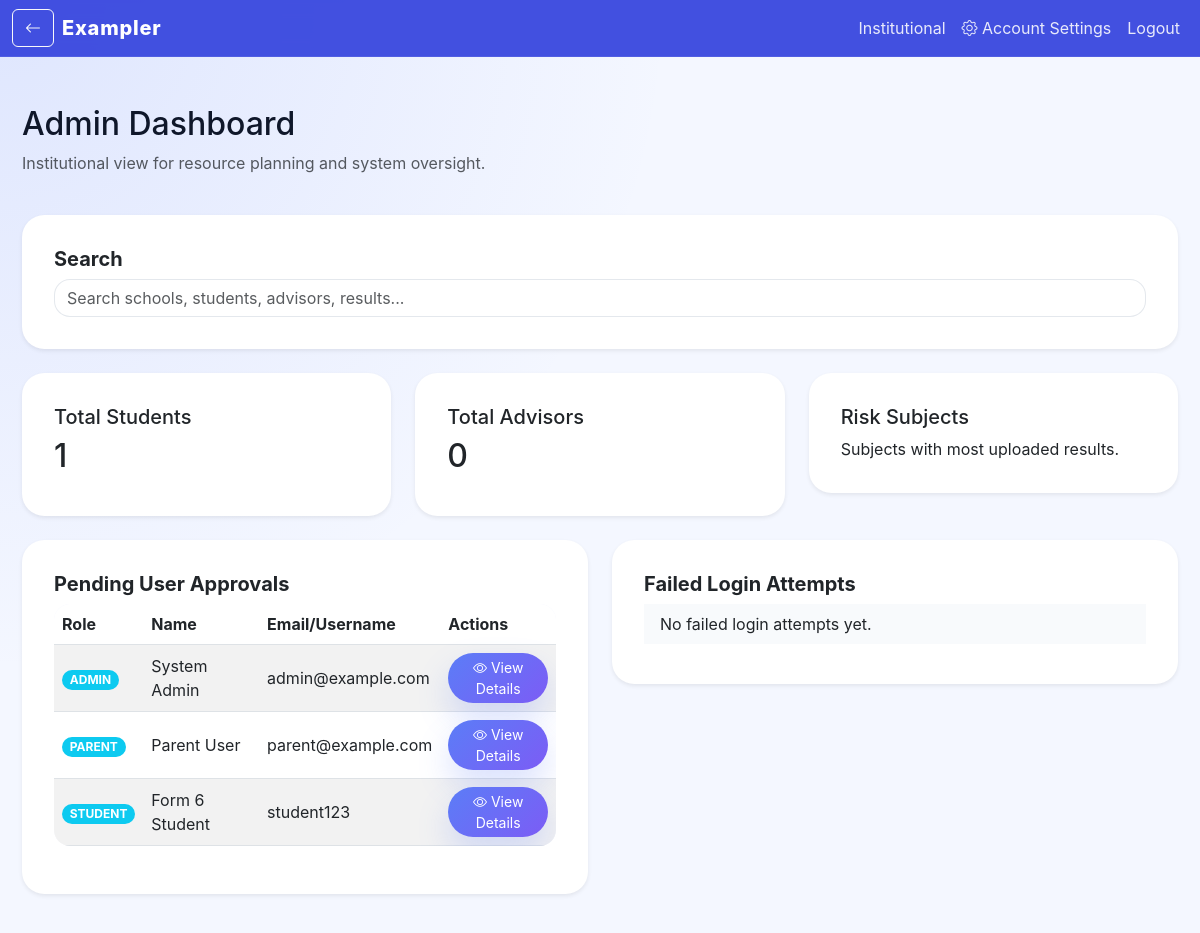
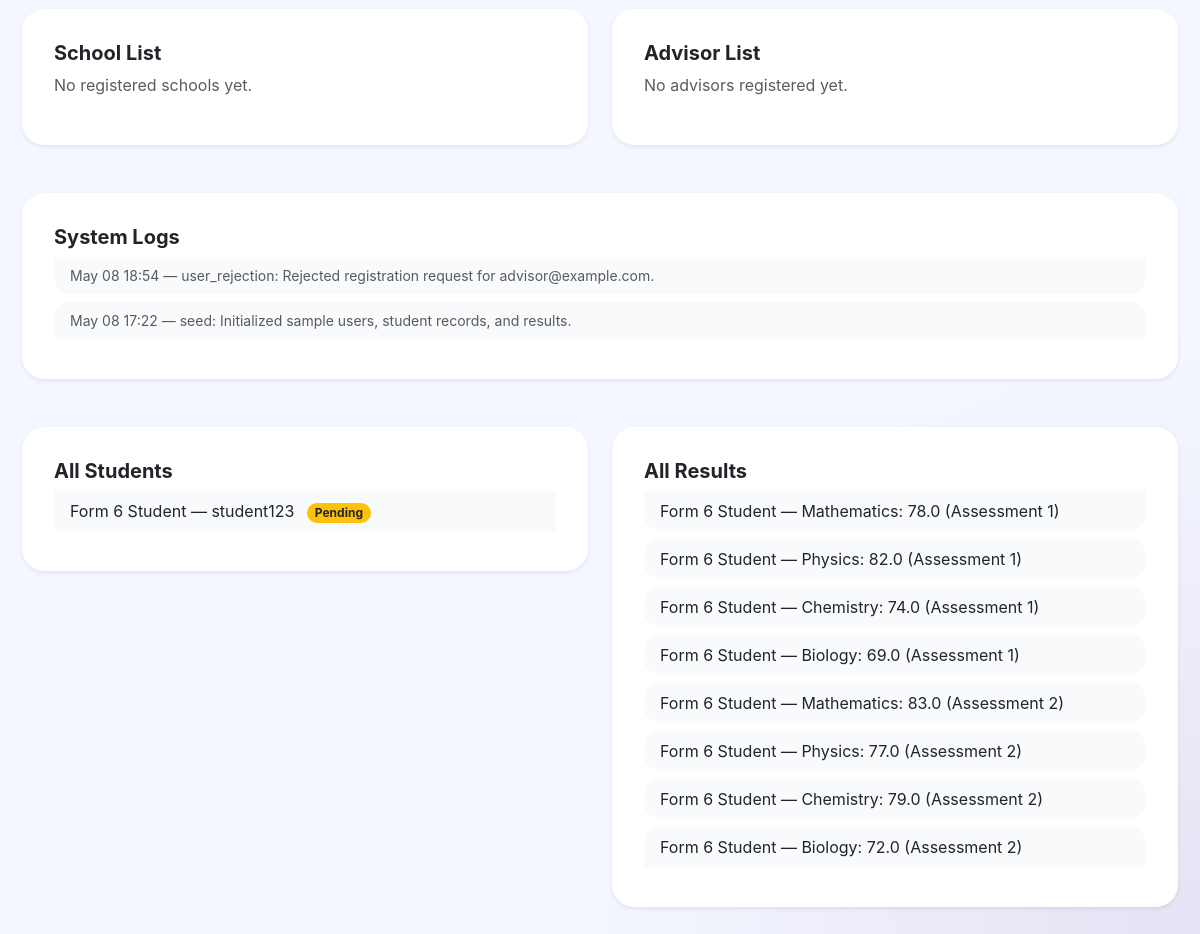
Screenshot of /dashboard/admin (signed in) with the database file from the repository (2 pictures, top to bottom).
### models.py (models this page shows)
class User(db.Model, UserMixin):
    __tablename__ = 'users'
    id = db.Column(db.Integer, primary_key=True)
    name = db.Column(db.String(120), nullable=False)
    email = db.Column(db.String(160), unique=True, nullable=True)  # Make email nullable for students who use username
    username = db.Column(db.String(120), unique=True, nullable=True)  # For students
    password_hash = db.Column(db.String(255), nullable=False)
    role = db.Column(db.String(20), nullable=False)
    school_name = db.Column(db.String(120), nullable=True)
    subjects = db.Column(db.String(255), nullable=True)  # Comma-separated
    phone = db.Column(db.String(20), nullable=True)
    home_address = db.Column(db.String(255), nullable=True)
    approved = db.Column(db.Boolean, nullable=False, default=False)
    rejected = db.Column(db.Boolean, nullable=False, default=False)
    registration_rule = db.Column(db.String(120), nullable=True)
    student_profile = db.relationship('Student', backref='user', uselist=False)
    notifications = db.relationship('Notification', backref='user', lazy=True)

class SystemLog(db.Model):
    __tablename__ = 'system_logs'
    id = db.Column(db.Integer, primary_key=True)
    event_type = db.Column(db.String(80), nullable=False)
    description = db.Column(db.String(255), nullable=False)
    timestamp = db.Column(db.DateTime, default=datetime.utcnow)

class Result(db.Model):
    __tablename__ = 'results'
    id = db.Column(db.Integer, primary_key=True)
    student_id = db.Column(db.Integer, db.ForeignKey('students.id'))
    subject = db.Column(db.String(80), nullable=False)
    score = db.Column(db.Float, nullable=False)
    assessment_name = db.Column(db.String(100), nullable=False)
    created_at = db.Column(db.DateTime, default=datetime.utcnow)

### app.py (the view)
@app.route('/dashboard/admin')
@login_required
def admin_dashboard():
    if current_user.role != 'admin':
        return redirect(url_for('index'))
    total_students = Student.query.count()
    total_teachers = User.query.filter_by(role='advisor', approved=True).count()
    pending_users = User.query.filter_by(approved=False).all()
    school_list = sorted({u.school_name for u in User.query.filter_by(role='advisor').all() if u.school_name})
    teachers = User.query.filter_by(role='advisor').all()
    failed_logins = SystemLog.query.filter_by(event_type='failed_login').order_by(SystemLog.timestamp.desc()).limit(5).all()
    risk_by_subject = db.session.query(Result.subject, db.func.count(Result.id)).group_by(Result.subject).all()
    logs = SystemLog.query.order_by(SystemLog.timestamp.desc()).limit(10).all()
    all_students = User.query.filter_by(role='student').all()
    all_results = Result.query.all()
    return render_template('admin_dashboard.html', total_students=total_students,
                           total_teachers=total_teachers, pending_users=pending_users,
                           school_list=school_list, teachers=teachers, failed_logins=failed_logins,
                           risk_by_subject=risk_by_subject, logs=logs, all_students=all_students,
                           all_results=all_results)

### app.py (called while the page is built)
@login_manager.user_loader
def load_user(user_id):
    return User.query.get(int(user_id))

@app.context_processor
def inject_unread_notifications():
    unread_count = 0
    if current_user.is_authenticated:
        unread_count = Notification.query.filter_by(user_id=current_user.id, read=False).count()
    return dict(unread_notification_count=unread_count)

### templates/admin_dashboard.html (shortened to what this page needs)
{% extends 'base.html' %}
{% block content %}
<div class="d-flex align-items-center justify-content-between mb-4">
  <div>
    <h2>Admin Dashboard</h2>
    <p class="text-muted">Institutional view for resource planning and system oversight.</p>
  </div>
</div>
<div class="row mb-4">
  <div class="col-md-12">
    <div class="card shadow-sm">
      <div class="card-body">
        <h5 class="card-title">Search</h5>
        <input type="text" id="searchInput" class="form-control" placeholder="Search schools, students, advisors, results...">
      </div>
    </div>
  </div>
</div>
<div class="row g-4 mb-4">
  <div class="col-md-4">
    <div class="card shadow-sm">
      <div class="card-body">
        <h5>Total Students</h5>
        <h2>{{ total_students }}</h2>
      </div>
    </div>
  </div>
  <div class="col-md-4">
    <div class="card shadow-sm">
      <div class="card-body">
        <h5>Total Advisors</h5>
        <h2>{{ total_teachers }}</h2>
      </div>
    </div>
  </div>
  <div class="col-md-4">
    <div class="card shadow-sm">
      <div class="card-body">
        <h5>Risk Subjects</h5>
        <p class="mb-0">Subjects with most uploaded results.</p>
      </div>
    </div>
  </div>
</div>
<div class="row g-4">
  <div class="col-lg-6">
    <div class="card shadow-sm">
      <div class="card-body">
        <h5 class="card-title">Pending User Approvals</h5>
        {% if pending_users %}
          <div class="table-responsive">
            <table class="table table-striped">
              <thead>
                <tr>
                  <th>Role</th>
                  <th>Name</th>
                  <th>Email/Username</th>
                  <th>Actions</th>
                </tr>
              </thead>
              <tbody class="searchable-table" id="pendingUsersTable">
                {% for user in pending_users %}
                  <tr>
                    <td><span class="badge bg-info">{{ user.role|upper }}</span></td>
                    <td>{{ user.name }}</td>
                    <td>{{ user.email or user.username }}</td>
                    <td>
                      <button class="btn btn-sm btn-primary" data-bs-toggle="modal" data-bs-target="#userDetailsModal"
                        data-user='{{ user_data|tojson|safe }}' onclick="loadUserDetails(this)">
                        <i class="bi bi-eye me-1"></i>View Details
                      </button>
                    </td>
                  </tr>
                {% endfor %}
              </tbody>
            </table>
          </div>
        {% else %}
          <p class="text-muted">No pending approvals.</p>
        {% endif %}
      </div>
    </div>
  </div>
  <div class="col-lg-6">
    <div class="card shadow-sm">
      <div class="card-body">
        <h5 class="card-title">Failed Login Attempts</h5>
        <ul class="list-group list-group-flush searchable-list" id="failedLoginsList">
          {% for event in failed_logins %}
            <li class="list-group-item small text-muted">{{ event.timestamp.strftime('%b %d %H:%M') }} — {{ event.description }}</li>
          {% else %}
            <li class="list-group-item">No failed login attempts yet.</li>
          {% endfor %}
        </ul>
      </div>
    </div>
  </div>
</div>
<div class="row g-4 mt-4">
  <div class="col-lg-6">
    <div class="card shadow-sm">
      <div class="card-body">
        <h5 class="card-title">School List</h5>
        {% if school_list %}
          <ul class="list-group list-group-flush searchable-list" id="schoolsList">
            {% for school in school_list %}
              <li class="list-group-item">{{ school }}</li>
            {% endfor %}
          </ul>
        {% else %}
          <p class="text-muted">No registered schools yet.</p>
        {% endif %}
      </div>
    </div>
  </div>
  <div class="col-lg-6">
    <div class="card shadow-sm">
      <div class="card-body">
        <h5 class="card-title">Advisor List</h5>
        {% if teachers %}
          <ul class="list-group list-group-flush searchable-list" id="advisorsList">
            {% for teacher in teachers %}
              <li class="list-group-item">
                {{ teacher.name }} — {{ teacher.email }}
                {% if not teacher.approved %}
                  <span class="badge bg-warning text-dark ms-2">Pending</span>
                {% endif %}
              </li>
            {% endfor %}
          </ul>
        {% else %}
          <p class="text-muted">No advisors registered yet.</p>
        {% endif %}
      </div>
    </div>
  </div>
</div>
<div class="row g-4 mt-4">
  <div class="col-lg-12">
    <div class="card shadow-sm">
      <div class="card-body">
        <h5 class="card-title">System Logs</h5>
        <ul class="list-group list-group-flush searchable-list" id="systemLogsList">
          {% for log in logs %}
            <li class="list-group-item small text-muted">{{ log.timestamp.strftime('%b %d %H:%M') }} — {{ log.event_type }}: {{ log.description }}</li>
          {% else %}
            <li class="list-group-item">No log entries yet.</li>
          {% endfor %}
        </ul>
      </div>
    </div>
  </div>
</div>
<div class="row g-4 mt-4">
  <div class="col-lg-6">
    <div class="card shadow-sm">
      <div class="card-body">
        <h5 class="card-title">All Students</h5>
        {% if all_students %}
          <ul class="list-group list-group-flush searchable-list" id="studentsList">
            {% for student in all_students %}
              <li class="list-group-item">
                {{ student.name }} — {{ student.email or student.username }}
                {% if not student.approved %}
                  <span class="badge bg-warning text-dark ms-2">Pending</span>
                {% endif %}
              </li>
            {% endfor %}
          </ul>
        {% else %}
          <p class="text-muted">No students registered yet.</p>
        {% endif %}
      </div>
    </div>
  </div>
  <div class="col-lg-6">
    <div class="card shadow-sm">
      <div class="card-body">
        <h5 class="card-title">All Results</h5>
        {% if all_results %}
          <ul class="list-group list-group-flush searchable-list" id="resultsList">
            {% for result in all_results %}
              <li class="list-group-item">
                {{ result.student.user.name }} — {{ result.subject }}: {{ result.score }} ({{ result.assessment_name }})
              </li>
            {% endfor %}
          </ul>
        {% else %}
          <p class="text-muted">No results uploaded yet.</p>
        {% endif %}
      </div>
    </div>
  </div>
</div>
{% endblock %}

### static/css/style.css (style rules this page uses)
:root { color-scheme: light; --surface: #f4f7ff; --surface-strong: #ffffff; --surface-stronger: #eef3ff; --text-primary: #0f172a; --text-secondary: #475569; --accent: #5b7df7; --accent-dark: #3b5cc7; --accent-soft: rgba(91, 125, 247, 0.12); --border: rgba(148, 163, 184, 0.18); }
html, body { min-height: 100%; }
body { background: radial-gradient(circle at top left, rgba(91, 125, 247, 0.14), transparent 30%), radial-gradient(circle at bottom right, rgba(118, 75, 162, 0.12), transparent 28%), var(--surface); color: var(--text-primary); font-family: Inter, system-ui, -apple-system, BlinkMacSystemFont, "Segoe UI", sans-serif; }
* { box-sizing: border-box; }
.card { border: none; border-radius: 1.4rem; background: var(--surface-strong); box-shadow: 0 28px 60px rgba(15, 23, 42, 0.08); }
.card-body { padding: 2rem; }
.card-title { font-weight: 700; }
.btn-primary { border-radius: 999px; background: linear-gradient(135deg, var(--accent), #7c5cf5); border: none; box-shadow: 0 16px 32px rgba(91, 125, 247, 0.22); }
.form-control, .form-select, textarea.form-control { border-radius: 1rem; border: 1px solid rgba(148, 163, 184, 0.25); box-shadow: none; transition: border-color 0.25s ease, box-shadow 0.25s ease; }
.table { border-radius: 1rem; overflow: hidden; }
.table thead { background: rgba(91, 125, 247, 0.08); }
.table th, .table td { vertical-align: middle; border-top: none; }
.table-striped tbody tr:nth-of-type(odd) { background-color: rgba(91, 125, 247, 0.04); }
.list-group-item { border: none; border-radius: 1rem; margin-bottom: 0.5rem; background: #f8fafc; }
.hero .badge, .badge { border-radius: 999px; }

### rows the page displays
User: role "ADMIN", name "System Admin", email "admin@example.com"
User: role "PARENT", name "Parent User", email "parent@example.com"
User: role "STUDENT", name "Form 6 Student", email+username "student123", approved "Pending"
SystemLog: timestamp "May 08 18:54", event_type "user_rejection", description "Rejected registration request for advisor@example.com."
SystemLog: timestamp "May 08 17:22", event_type "seed", description "Initialized sample users, student records, and results."
Result: student.user.name "Form 6 Student", subject "Mathematics", score "78.0", assessment_name "Assessment 1"
Result: student.user.name "Form 6 Student", subject "Physics", score "82.0", assessment_name "Assessment 1"
Result: student.user.name "Form 6 Student", subject "Chemistry", score "74.0", assessment_name "Assessment 1"
Result: student.user.name "Form 6 Student", subject "Biology", score "69.0", assessment_name "Assessment 1"
Result: student.user.name "Form 6 Student", subject "Mathematics", score "83.0", assessment_name "Assessment 2"
Result: student.user.name "Form 6 Student", subject "Physics", score "77.0", assessment_name "Assessment 2"
Result: student.user.name "Form 6 Student", subject "Chemistry", score "79.0", assessment_name "Assessment 2"
Result: student.user.name "Form 6 Student", subject "Biology", score "72.0", assessment_name "Assessment 2"

### other values shown
{{ total_students }} "1"
{{ total_teachers }} "0"
